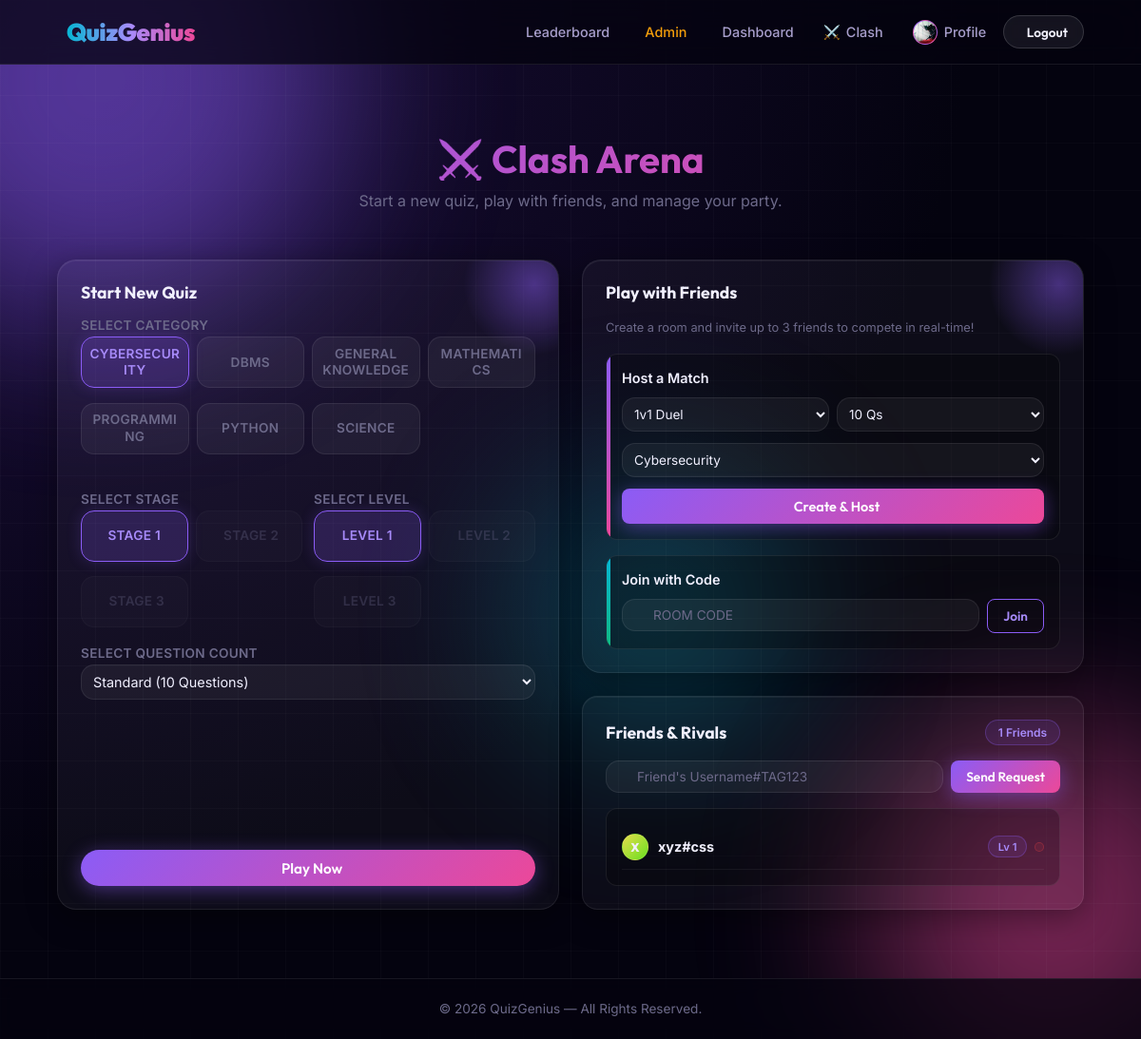
Before: /clash (signed in) with the older database file.
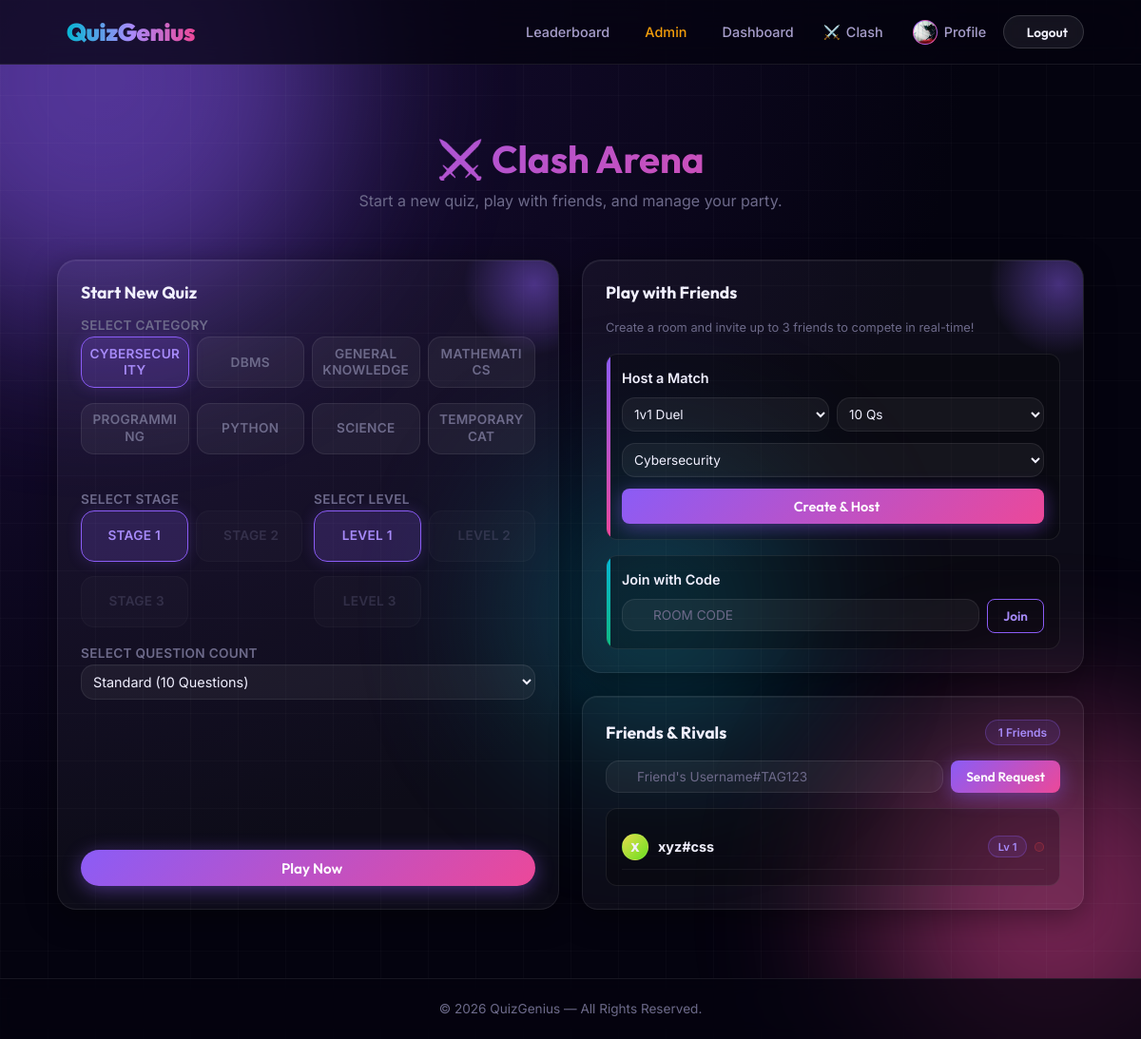
After: the same page with the newer database file.
### tables this page shows
CREATE TABLE categories (
    id INTEGER PRIMARY KEY AUTOINCREMENT,
    name TEXT NOT NULL UNIQUE
);

CREATE TABLE users (
    id            INTEGER PRIMARY KEY AUTOINCREMENT,
    username      TEXT    NOT NULL UNIQUE,
    email         TEXT    NOT NULL UNIQUE,
    password_hash TEXT    NOT NULL,
    xp            INTEGER NOT NULL DEFAULT 0,
    level         INTEGER NOT NULL DEFAULT 1,
    created_at    TIMESTAMP DEFAULT CURRENT_TIMESTAMP
, avatar_url TEXT, role TEXT DEFAULT 'user');

### backend/routes.py (the view)
@main.route("/clash")
@login_required
def clash():
    user = get_current_user()
    cat_rows = query_db("SELECT name FROM categories ORDER BY name ASC")
    categories = [r["name"] for r in cat_rows] if cat_rows else ["General Knowledge"]
    try:
        execute_db("ALTER TABLE questions ADD COLUMN category TEXT")
        execute_db("ALTER TABLE questions ADD COLUMN stage INTEGER")
        execute_db("ALTER TABLE questions ADD COLUMN level INTEGER")
    except Exception:
        pass
    execute_db("""
        CREATE TABLE IF NOT EXISTS user_progress (
            user_id INTEGER, category TEXT, unlocked_stage INTEGER DEFAULT 1, unlocked_level INTEGER DEFAULT 1,
            PRIMARY KEY (user_id, category)
        )
    """)
    progress_rows = query_db("SELECT category, unlocked_stage, unlocked_level FROM user_progress WHERE user_id = ?", (user.id,))
    prog_map = {cat: {"stage": 1, "level": 1} for cat in categories}
    if progress_rows:
        for r in progress_rows:
            if r["category"] in prog_map:
                prog_map[r["category"]] = {"stage": r["unlocked_stage"], "level": r["unlocked_level"]}
    try:
        execute_db("""
            CREATE TABLE IF NOT EXISTS friends (
                user_id INTEGER,
                friend_id INTEGER,
                added_at TIMESTAMP DEFAULT CURRENT_TIMESTAMP,
                status TEXT DEFAULT 'accepted',
                PRIMARY KEY (user_id, friend_id)
            )
        """)
    except Exception:
        pass
    try:
        execute_db("ALTER TABLE friends ADD COLUMN status TEXT DEFAULT 'accepted'")
    except Exception:
        pass
    friends_rows = query_db("""
        SELECT u.id, u.username, u.avatar_url, u.level
        FROM friends f
        JOIN users u ON u.id = CASE WHEN f.user_id = ? THEN f.friend_id ELSE f.user_id END
        WHERE (f.user_id = ? OR f.friend_id = ?) AND f.status = 'accepted'
        ORDER BY u.username ASC
    """, (user.id, user.id, user.id))
    friends = [dict(r) for r in friends_rows] if friends_rows else []
    pending_rows = query_db("""
        SELECT f.user_id as sender_id, u.username, u.avatar_url
        FROM friends f
        JOIN users u ON f.user_id = u.id
        WHERE f.friend_id = ? AND f.status = 'pending'
    """, (user.id,))
    pending_requests = [dict(r) for r in pending_rows] if pending_rows else []
    return render_template("clash.html", user=user, categories=categories, prog_map=prog_map, friends=friends, pending_requests=pending_requests)

### backend/auth.py (called while the page is built)
def get_current_user() -> User | None:
    user_id = session.get(SESSION_USER_ID)
    if user_id is None:
        return None
    try:
        execute_db("ALTER TABLE users ADD COLUMN role TEXT DEFAULT 'user'")
    except Exception:
        pass
    row = query_db("SELECT * FROM users WHERE id = ?", (user_id,), one=True)
    if row:
        user = User(row)
        user.avatar_url = row["avatar_url"] if "avatar_url" in row.keys() else None
        user.role = row["role"] if "role" in row.keys() else "user"
        return user
    return None

def login_required(f):
    from functools import wraps
    from flask import redirect, url_for
    @wraps(f)
    def decorated(*args, **kwargs):
        if SESSION_USER_ID not in session:
            return redirect(url_for("main.login"))
        return f(*args, **kwargs)
    return decorated

### backend/database.py (called while the page is built)
def get_db():
    if "db" not in g:
        db_path = current_app.config["DATABASE_PATH"]
        os.makedirs(os.path.dirname(db_path), exist_ok=True)
        g.db = sqlite3.connect(db_path, detect_types=sqlite3.PARSE_DECLTYPES)
        g.db.row_factory = sqlite3.Row  # rows behave like dicts
    return g.db

### templates/clash.html (shortened to what the changed rows need)
{% extends "base.html" %}
{% block content %}
<div class="fade-in" style="margin-top: 2rem;">
    <h1 class="text-gradient" style="text-align: center; margin-bottom: 0.5rem; font-size: 2.5rem;"><span class="theme-emoji">⚔️</span> Clash Arena</h1>
    <div class="dashboard-grid">
        <div class="glass action-card hover-glow" style="padding: 1.5rem; display: flex; flex-direction: column;">
            <form action="{{ url_for('main.quiz_start') }}" method="POST" style="display: flex; flex-direction: column; flex: 1;">
                <div class="form-group" style="margin-bottom: 0.75rem;">
                    <div class="category-grid" id="category-selector" style="gap: 0.5rem;">
                        {% for cat in categories %}
                        <label>
                            <div class="category-card" style="padding: 0.5rem; font-size: 0.85rem;"><span>{{ cat }}</span></div>
                        </label>
                        {% endfor %}
                    </div>
                </div>
            </form>
        </div>
        <div style="display: flex; flex-direction: column; gap: 1.5rem;">
            <div class="glass hover-glow" style="padding: 1.5rem; border-radius: 16px; display: flex; flex-direction: column; flex: 1;">
                <div style="background: var(--card-inner-bg); border: 1px solid var(--glass-border); border-radius: 12px; padding: 1rem; flex: 1; overflow-y: auto; max-height: 250px;">
                    {% if friends %}
                        <ul class="friends-list" style="list-style: none; padding: 0; margin: 0;">
                            {% for friend in friends %}
                            <li style="display: flex; align-items: center; justify-content: space-between; padding: 0.6rem 0; border-bottom: 1px solid rgba(255,255,255,0.05);">
                                <div style="display: flex; align-items: center; gap: 10px;">
                                    <div class="player-avatar" data-name="{{ friend.username }}" style="width: 28px; height: 28px; font-size: 0.8rem; border-width: 1px;">
                                        {% if friend.avatar_url %}
                                            <img src="{{ friend.avatar_url }}" alt="Avatar">
                                        {% else %}
                                            {{ friend.username[0]|upper }}
                                        {% endif %}
                                    </div>
                                    <span class="font-bold" style="font-size: 0.9rem; max-width: 130px; overflow: hidden; text-overflow: ellipsis; white-space: nowrap;" title="{{ friend.username }}">{{ friend.username }}</span>
                                </div>
                                <div style="display: flex; align-items: center; gap: 0.5rem;">
                                    <span class="badge" style="font-size: 0.7rem; padding: 0.2rem 0.6rem;">Lv {{ friend.level }}</span>
                                    <form action="{{ url_for('main.remove_friend') }}" method="POST" onsubmit="return confirm('Are you sure you want to remove {{ friend.username }} from your friends list?');" style="margin: 0; display: flex;">
                                        <button type="submit" style="background: rgba(239, 68, 68, 0.1); border: 1px solid rgba(239, 68, 68, 0.3); color: var(--danger); cursor: pointer; display: flex; align-items: center; justify-content: center; padding: 4px; border-radius: 6px; transition: all 0.2s ease;" title="Remove Friend" onmouseover="this.style.background='var(--danger)'; this.style.color='#fff';" onmouseout="this.style.background='rgba(239, 68, 68, 0.1)'; this.style.color='var(--danger)';">
                                        </button>
                                    </form>
                                </div>
                            </li>
                            {% endfor %}
                        </ul>
                    {% else %}
                        <div class="empty-state text-center" style="padding: 1.5rem 0;">
                            <i class="ph-fill ph-users-slash text-muted" style="font-size: 2rem; opacity: 0.5; margin-bottom: 0.5rem;"></i>
                            <p class="text-muted" style="font-size: 0.8rem; margin: 0;">No friends added yet.</p>
                        </div>
                    {% endif %}
                </div>
            </div>
        </div>
    </div>
</div>
{% endblock %}

Changed rows visible on the page:
added categories: name "TEMPORARY CAT"
